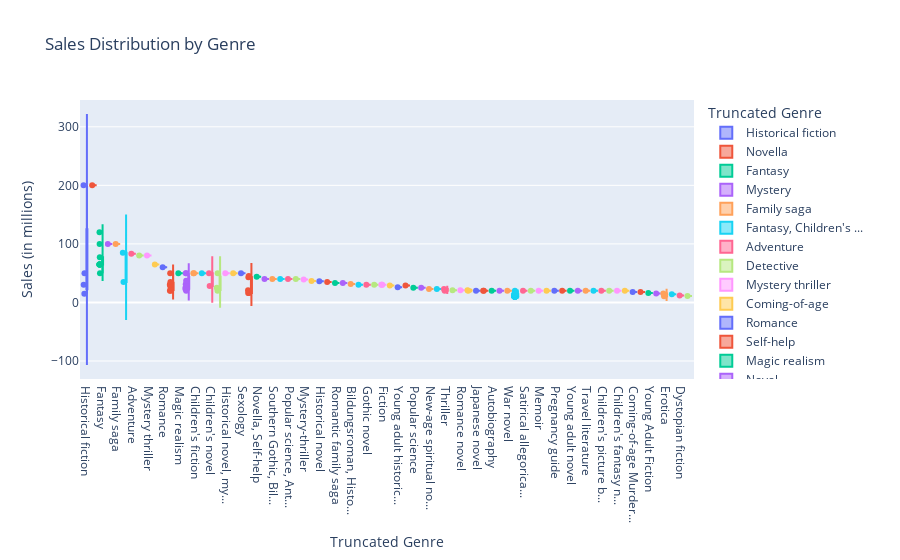

Here is the notebook cell this chart was saved with:
### Code cell
# Create an interactive violin plot of sales by genre
fig = px.violin(df, x='Truncated Genre', y='Approximate sales in millions', color='Truncated Genre',
                box=True, points='all', title='Sales Distribution by Genre')
fig.update_layout(xaxis_title='Truncated Genre', yaxis_title='Sales (in millions)')
fig.show()
